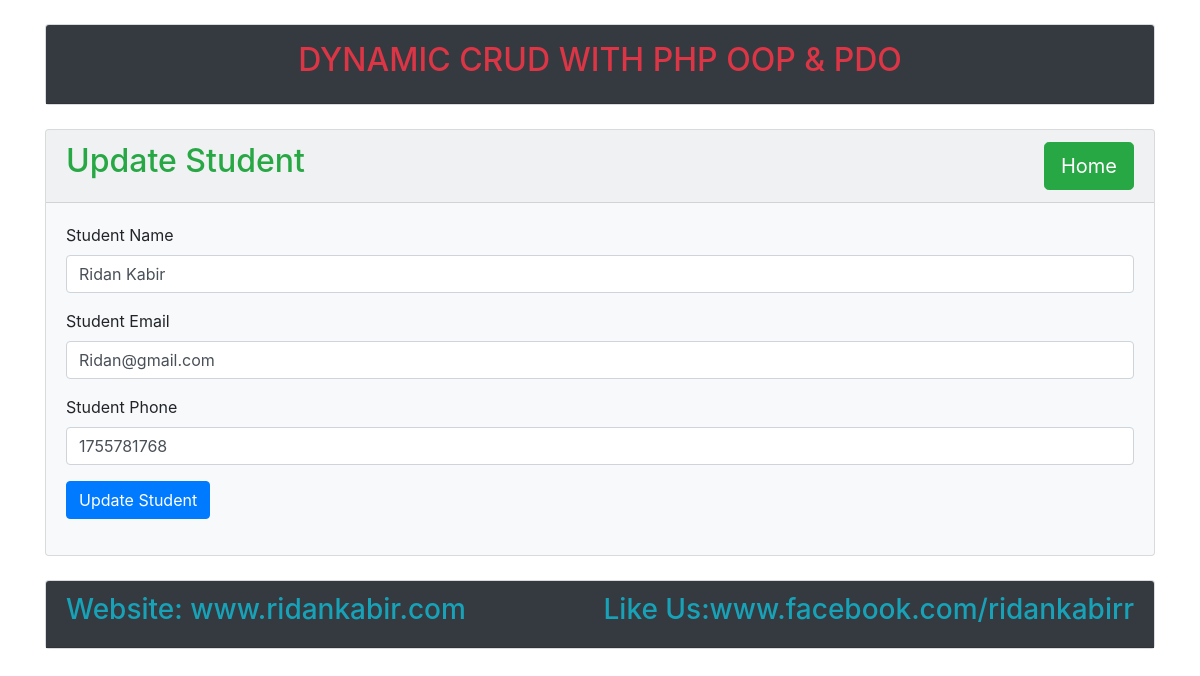
/edit-student.php?edit_id=1, run on the app's committed database.
### tables this page shows
CREATE TABLE `tbl_students` (
  `std_id` int(4) NOT NULL,
  `std_name` varchar(255) NOT NULL,
  `std_email` varchar(255) NOT NULL,
  `std_phone` int(255) NOT NULL,
  `std_avater` text NOT NULL
);

### lib/Database.php (called while the page is built, shortened)
<?php
 class Database {
 	private $hostdb = "localhost";
 	private $userdb = "root";
 	private $passdb = "";
 	private $namedb = "db_students";
 	private $pdo;
 	public function __construct(){
 		if (!isset($this->pdo)) {
 			try
 			{
 				$link = new PDO("mysql:host=".$this->hostdb.";dbname=".$this->namedb,$this->userdb,$this->passdb);
 				$link->setAttribute(PDO::ATTR_ERRMODE, PDO::ERRMODE_EXCEPTION);
 				$link->exec("SET CHARACTER SET utf8");
 				$this->pdo = $link;
 			}
 			catch(PDOException $e){
 				die("Failed to connect with Database ". $e->getMessage());
 			}
 		}
 	}
 	public function select($table, $data = array())
 	{
 		$sql = 'SELECT ';
 		$sql .= array_key_exists("select", $data) ? $data['select']: '*';
 		$sql .= ' FROM ' .$table;
 		if(array_key_exists('where', $data) )
 		{
 			$sql .= ' WHERE ';
 			$i = 0;
 			foreach($data['where'] as $key => $value)
 			{
 				$add = ($i > 0) ? ' AND ':'';
 				$sql .= "$add"."$key = :$key";
 				$i++;
 			}
 		}
 		$query = $this->pdo->prepare($sql);
 		if (array_key_exists("where", $data))
 		{
 			foreach ($data['where'] as $key => $value)
 			{
 				$query->bindValue(":$key", $value);
 			}
 		}
 		$query->execute();
 		if (array_key_exists("return_type", $data))
 		{
 			switch ($data['return_type'])
 			{
				case 'single':
					$value = $query->fetch(PDO::FETCH_ASSOC);
					break;
 			}
 		}else
 			{
 				if ($query->rowCount() > 0)
 				{
 					$value = $query->fetchAll();
 				}
 		}
 		return !empty($value) ? $value:false;
 	}
 }
?>

### edit-student.php (the view, shortened to what this page needs)
<?php
	include('inc/header.php');
	include 'lib/Database.php';
?>
<div class="card bg-light my-md-4">
	<div class="card-header">
		<h2 class="text-success">Update Student <a href="index.php" class="btn btn-success btn-lg float-right">Home</a></h2>
	</div>
	<div class="card-body">
	<?php
		$Edit_id = $_GET['edit_id'];
		$db = new Database();
		$table = "tbl_students";
		$wherecond = array(
			'where'	=>array('std_id' => $Edit_id),
				'return_type' => 'single'
			);
		$getData = $db->select($table, $wherecond);
		if (!empty($getData)) {
	?>
	<form action="lib/process-student.php" method="post">
		<div class="form-group">
			<label for="name">Student Name</label>
			<input type="text" class="form-control" name="name" id="name" value="<?php echo $getData['std_name'];  ?>" required="1">
		</div>
		<div class="form-group">
			<label for="email">Student Email</label>
			<input type="email" class="form-control" name="email" id="email" value="<?php echo $getData['std_email'];  ?>" required="1">
		</div>
		<div class="form-group">
			<label for="phone">Student Phone</label>
			<input type="number" class="form-control" name="phone" id="phone" value="<?php echo $getData['std_phone'];  ?>" required="1">
		</div>
		<div class="form-group">
			<input type="submit" class="btn btn-primary" name="submit" value="Update Student">
		</div>
	</form>
	<?php
		}
	?>
	</div>
</div>
<?php include('inc/footer.php'); ?>

### data on the page
tbl_students: name "Ridan Kabir", email "Ridan@gmail.com", phone "1755781768"
